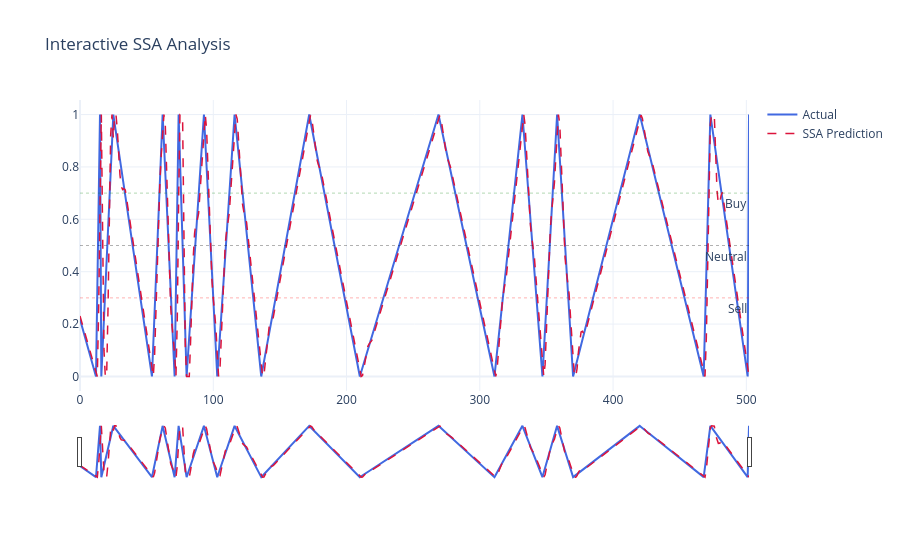

This figure's notebook cell:
### Code cell
import matplotlib.pyplot as plt
import numpy as np
import plotly.graph_objects as go

# 1. Синхронизация длин
# Допустим, test_predictions — это массив прогнозов для каждой точки test_data
# Убедимся, что мы сравниваем массивы одинакового размера
min_length = min(len(test_data), len(test_predictions))

actual = test_data[:min_length]
predicted = test_predictions[:min_length]

# Проверка в консоли
print(f"Length of Actual: {len(actual)}")
print(f"Length of Predicted: {len(predicted)}")

fig = go.Figure()

# Основные линии
fig.add_trace(go.Scatter(x=np.arange(len(actual)), y=actual, name='Actual', line=dict(color='royalblue', width=2)))
fig.add_trace(go.Scatter(x=np.arange(len(predicted)), y=predicted, name='SSA Prediction', line=dict(color='crimson', width=1.5, dash='dash')))

# ИСПРАВЛЕННЫЙ БЛОК: Добавление горизонтальных уровней
thresholds = [
    {'y': 0.3, 'color': 'red', 'name': 'Sell'},
    {'y': 0.5, 'color': 'black', 'name': 'Neutral'},
    {'y': 0.7, 'color': 'green', 'name': 'Buy'}
]

for t in thresholds:
    fig.add_hline(
        y=t['y'], 
        line_width=1, 
        line_dash="dot", 
        line_color=t['color'],
        opacity=0.3, # Прозрачность задается через opacity
        annotation_text=t['name'], 
        annotation_position="bottom right"
    )

fig.update_layout(
    title='Interactive SSA Analysis',
    hovermode='x unified',
    template='plotly_white',
    xaxis=dict(rangeslider=dict(visible=True)) # Добавим слайдер снизу для удобной навигации
)

fig.show()

### Figure 1 — Plotly figure (JSON) as saved in the notebook; plotly's stock layout.template omitted (floating-point values rounded to 4 significant figures; data arrays with more than 128 entries replaced by an {"elided": "..."} marker saying what was removed)
{"data": [{"line": {"color": "royalblue", "width": 2}, "name": "Actual", "type": "scatter", "x": {"elided": "503 int values"}, "y": {"elided": "503 float values"}}, {"line": {"color": "crimson", "dash": "dash", "width": 1.5}, "name": "SSA Prediction", "type": "scatter", "x": {"elided": "503 int values"}, "y": {"elided": "503 float values"}}], "layout": {"annotations": [{"showarrow": false, "text": "Sell", "x": 1, "xanchor": "right", "xref": "x domain", "y": 0.3, "yanchor": "top", "yref": "y"}, {"showarrow": false, "text": "Neutral", "x": 1, "xanchor": "right", "xref": "x domain", "y": 0.5, "yanchor": "top", "yref": "y"}, {"showarrow": false, "text": "Buy", "x": 1, "xanchor": "right", "xref": "x domain", "y": 0.7, "yanchor": "top", "yref": "y"}], "hovermode": "x unified", "shapes": [{"line": {"color": "red", "dash": "dot", "width": 1}, "opacity": 0.3, "type": "line", "x0": 0, "x1": 1, "xref": "x domain", "y0": 0.3, "y1": 0.3, "yref": "y"}, {"line": {"color": "black", "dash": "dot", "width": 1}, "opacity": 0.3, "type": "line", "x0": 0, "x1": 1, "xref": "x domain", "y0": 0.5, "y1": 0.5, "yref": "y"}, {"line": {"color": "green", "dash": "dot", "width": 1}, "opacity": 0.3, "type": "line", "x0": 0, "x1": 1, "xref": "x domain", "y0": 0.7, "y1": 0.7, "yref": "y"}], "title": {"text": "Interactive SSA Analysis"}, "xaxis": {"rangeslider": {"visible": true}}}}
